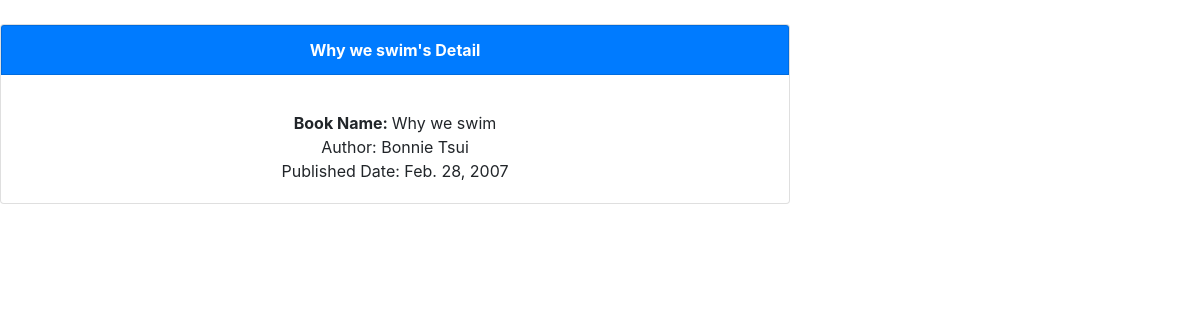
Screenshot of /home/bookview/4 with the database file from the repository.
### home/models.py (models this page shows, shortened)
class Books(models.Model):
    Book_Name = models.CharField(max_length=20)
    Author = models.CharField(max_length=20)
    PublishDate = models.DateField()

### home/views.py (the view)
# urls.py: path('bookview/<int:pk>',views.book_view,name ="BV"),
def book_view(request, pk, template_name='book/book_detail.html'):
    book= get_object_or_404(Books, pk=pk)
    return render(request, template_name, {'object':book})

### templates/book/book_detail.html (shortened to what this page needs)
<link rel="stylesheet" href="https://stackpath.bootstrapcdn.com/bootstrap/4.1.3/css/bootstrap.min.css">
{% load static %}
<link rel = "stylesheet" type = "text/css" href = "{% static 'book/book_detail.css' %} ">
<div class="row">
    <div class="col-md-8">
        <div class="card text-center">
        <div class="card-header card text-white bg-primary mb-3"><b>
            {{object.Book_Name}}'s Detail</b>
        </div>
        <div class="card-body">
            <p class="card-text"><b>Book Name: </b>{{object.Book_Name}}</br>Author: {{object.Author}}</br> Published Date: {{object.PublishDate}}</p>
        </div>
        </div>
    </div>
</div>

### rows the page displays
Books: Book_Name "Why we swim", Author "Bonnie Tsui", PublishDate "Feb. 28, 2007"
